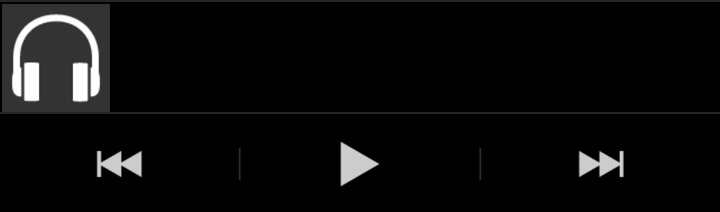
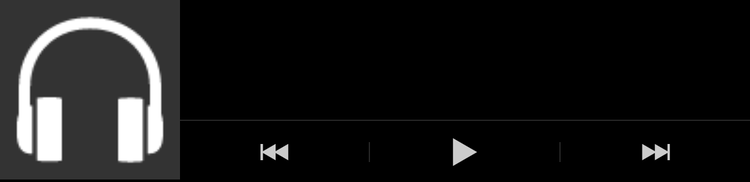

First picture: res/layout/ on a phone held upright. Second picture: the repository's own variant of that layout, on a device whose configuration matches the variant's folder. Source for both follows.
<!-- AndroidManifest.xml: application theme DarkTheme -->
<!-- res/layout/playback_controls.xml -->
<?xml version="1.0" encoding="utf-8"?>
<RelativeLayout xmlns:android="http://schemas.android.com/apk/res/android"
    android:id="@+id/RelativeLayout1"
    android:layout_width="fill_parent"
    android:layout_height="wrap_content"
    android:background="@drawable/controls_bg_holo"
    android:orientation="horizontal" >
    
    <View
        android:layout_width="fill_parent"
        android:layout_height="1dip"
        android:layout_alignParentTop="true"
        android:background="?android:attr/dividerVertical" />

    <ImageView
        android:id="@+id/controls_art"
        android:paddingTop="2dp"
        android:layout_width="56dp"
        android:layout_height="56dp"
        android:layout_alignParentLeft="true"
        android:layout_alignParentTop="true"
        android:src="@drawable/dummy_thumb" />

    <LinearLayout
        android:id="@+id/controls_text_container"
        android:layout_width="match_parent"
        android:layout_height="match_parent"
        android:layout_above="@+id/controls_buttons"
        android:layout_toRightOf="@+id/controls_art"
        android:paddingLeft="8dp"
        android:gravity="center_vertical"
        android:orientation="vertical" >

        <TextView
            android:id="@+id/controls_artist"
            android:layout_width="wrap_content"
            android:layout_height="24dp"
            android:maxLines="1" />

        <TextView
            android:id="@+id/controls_song"
            android:layout_width="wrap_content"
            android:layout_height="24dp"
            android:maxLines="1" />
    </LinearLayout>
    
    <View
        android:layout_width="fill_parent"
        android:layout_height="1dip"
        android:layout_below="@+id/controls_art"
        android:background="?android:attr/dividerVertical" />

    <LinearLayout
        android:id="@+id/controls_buttons"
        android:layout_width="fill_parent"
        android:paddingTop="2dp"
        android:layout_height="wrap_content"
        android:layout_below="@+id/controls_art"
        android:gravity="center_horizontal"
        android:orientation="horizontal" >

        <ImageButton
            android:id="@+id/button_previous"
            style="?android:attr/borderlessButtonStyle"
            android:layout_width="0dp"
            android:layout_weight="1"
            android:layout_height="wrap_content"
            android:contentDescription="@string/button_previous"
            android:src="?attr/action_previous" />
        
         <View
            android:layout_width="1dp"
            android:layout_height="match_parent"
            android:layout_marginTop="16dp"
            android:layout_marginBottom="16dp"
            android:background="?android:attr/dividerHorizontal" />

        <ImageButton
            android:id="@+id/button_play"
            style="?android:attr/borderlessButtonStyle"
            android:layout_width="0dp"
            android:layout_weight="1"
            android:layout_height="wrap_content"
            android:contentDescription="@string/button_play"
            android:src="?attr/action_play" />
        
         <View
            android:layout_width="1dp"
            android:layout_height="match_parent"
            android:layout_marginTop="16dp"
            android:layout_marginBottom="16dp"
            android:background="?android:attr/dividerHorizontal" />

        <ImageButton
            android:id="@+id/button_next"
            style="?android:attr/borderlessButtonStyle"
            android:layout_width="0dp"
            android:layout_weight="1"
            android:layout_height="wrap_content"
            android:contentDescription="@string/button_next"
            android:src="?attr/action_next" />
    </LinearLayout>

</RelativeLayout>
<!-- resources referenced by this layout -->
<resources>
  <!-- drawable controls_bg_holo (drawable) -->
  <?xml version="1.0" encoding="UTF-8"?>
  <layer-list xmlns:android="http://schemas.android.com/apk/res/android" >
     <item android:top="2dp">
        <shape android:shape="rectangle">
          <solid android:color="@color/transparent"/>
        </shape>
     </item>
  </layer-list>
  <!-- drawable dummy_thumb: png bitmap (drawable-hdpi, 751 bytes) -->
  <string name="button_next">Next</string>
  <string name="button_play">Play</string>
  <string name="button_previous">Previous</string>
  <!-- from res/values-v14/ -->
  <style name="DarkTheme" parent="android:Theme.Holo">
          
          
          <item name="action_play">@drawable/ic_play_holo_dark</item>
          <item name="action_pause">@drawable/ic_pause_holo_dark</item>
          <item name="action_next">@drawable/ic_next_holo_dark</item>
          <item name="action_previous">@drawable/ic_prev_holo_dark</item>
          <item name="action_repeat">@drawable/ic_repeat_holo_dark</item>
          <item name="action_shuffle">@drawable/ic_shuffle_holo_dark</item>
          <item name="action_expand">@drawable/navigation_expand</item>
          <item name="action_collapse">@drawable/navigation_collapse</item>
          <item name="action_new">@drawable/ic_new_holo_dark</item>
          <item name="action_drag">@drawable/ic_drag_dots_holo_dark</item>
          <item name="action_edit">@drawable/ic_edit_holo_dark</item>
          <item name="action_enqueue">@drawable/ic_enqueue_holo_dark</item>
          <item name="action_about">@drawable/ic_about_holo_dark</item>
          <item name="action_bar_songs">@drawable/title_songs_holo_dark</item>
          <item name="action_bar_artists">@drawable/title_artists_holo_dark</item>
          <item name="action_bar_albums">@drawable/title_albums_holo_dark</item>
          <item name="action_search">@drawable/ic_search_holo_dark</item>
                  
      </style>
  <color name="transparent">#00000000</color>
  <!-- drawable ic_play_holo_dark: png bitmap (drawable-xhdpi, 527 bytes) -->
  <!-- drawable ic_pause_holo_dark: png bitmap (drawable-hdpi, 199 bytes) -->
  <!-- drawable ic_next_holo_dark: png bitmap (drawable-hdpi, 447 bytes) -->
  <!-- drawable ic_prev_holo_dark: png bitmap (drawable-xhdpi, 528 bytes) -->
  <!-- drawable ic_repeat_holo_dark: png bitmap (drawable-xhdpi, 776 bytes) -->
  <!-- drawable ic_shuffle_holo_dark: png bitmap (drawable-hdpi, 639 bytes) -->
  <!-- drawable navigation_expand: png bitmap (drawable-hdpi, 523 bytes) -->
  <!-- drawable navigation_collapse: png bitmap (drawable-hdpi, 464 bytes) -->
  <!-- drawable ic_drag_dots_holo_dark: png bitmap (drawable-hdpi, 585 bytes) -->
  <!-- drawable ic_edit_holo_dark: png bitmap (drawable-hdpi, 537 bytes) -->
  <!-- drawable ic_enqueue_holo_dark: png bitmap (drawable-hdpi, 355 bytes) -->
  <!-- drawable ic_about_holo_dark: png bitmap (drawable-hdpi, 541 bytes) -->
  <!-- drawable title_songs_holo_dark: png bitmap (drawable-hdpi, 586 bytes) -->
  <!-- drawable title_artists_holo_dark: png bitmap (drawable-hdpi, 484 bytes) -->
  <!-- drawable title_albums_holo_dark: png bitmap (drawable-hdpi, 407 bytes) -->
</resources>
<!-- res/layout-large/playback_controls.xml (the repository's variant of the layout above) -->
<!-- drawn on a 7-inch tablet held upright -->
<?xml version="1.0" encoding="utf-8"?>
<RelativeLayout xmlns:android="http://schemas.android.com/apk/res/android"
    android:id="@+id/RelativeLayout1"
    android:layout_width="fill_parent"
    android:layout_height="wrap_content"
    android:background="@color/transparent"
    android:orientation="horizontal" >

    <ImageView
        android:id="@+id/controls_art"
        android:layout_width="144dp"
        android:layout_height="144dp"
        android:layout_alignParentLeft="true"
        android:layout_alignParentTop="true"
        android:src="@drawable/dummy_thumb" />

    <LinearLayout
        android:id="@+id/controls_text_container"
        android:layout_width="match_parent"
        android:layout_height="92dp"
        android:layout_alignBaseline="@+id/controls_art"
        android:layout_marginTop="4dp"
        android:layout_alignParentTop="true"
        android:layout_toRightOf="@+id/controls_art"
        android:paddingLeft="8dp"
        android:orientation="vertical" >

        <TextView
            android:id="@+id/controls_song"
            android:layout_width="wrap_content"
            android:layout_height="0dp"
            android:layout_weight="1"
            android:maxLines="1"
            android:textSize="@dimen/text_size_medium" />

        <TextView
            android:id="@+id/controls_album"
            android:layout_width="wrap_content"
            android:layout_height="0dp"
            android:layout_weight="1"
            android:maxLines="1"
            android:textSize="@dimen/text_size_medium" />

        <TextView
            android:id="@+id/controls_artist"
            android:layout_width="wrap_content"
            android:layout_height="0dp"
            android:layout_weight="1"
            android:maxLines="1"
            android:textSize="@dimen/text_size_medium" />
    </LinearLayout>
    
    <View
        android:layout_width="fill_parent"
        android:layout_height="1dp"
        android:layout_toRightOf="@+id/controls_art"
        android:layout_below="@+id/controls_text_container"
        android:background="?android:attr/dividerVertical" />

    <LinearLayout
        android:id="@+id/controls_buttons"
        android:layout_width="fill_parent"
        android:paddingTop="2dp"
        android:layout_height="wrap_content"
        android:layout_below="@+id/controls_text_container"
        android:layout_toRightOf="@+id/controls_art"
        android:gravity="center_horizontal"
        android:orientation="horizontal" >

        <ImageButton
            android:id="@+id/button_previous"
            style="?android:attr/borderlessButtonStyle"
            android:layout_width="0dp"
            android:layout_height="wrap_content"
            android:layout_weight="1"
            android:contentDescription="@string/button_previous"
            android:src="?attr/action_previous" />

        <View
            android:layout_width="1dp"
            android:layout_height="match_parent"
            android:layout_marginTop="16dp"
            android:layout_marginBottom="16dp"
            android:background="?android:attr/dividerHorizontal" />

        <ImageButton
            android:id="@+id/button_play"
            style="?android:attr/borderlessButtonStyle"
            android:layout_width="0dp"
            android:layout_height="wrap_content"
            android:layout_weight="1"
            android:contentDescription="@string/button_play"
            android:src="?attr/action_play" />

        <View
            android:layout_width="1dp"
            android:layout_height="match_parent"
            android:layout_marginTop="16dp"
            android:layout_marginBottom="16dp"
            android:background="?android:attr/dividerHorizontal" />

        <ImageButton
            android:id="@+id/button_next"
            style="?android:attr/borderlessButtonStyle"
            android:layout_width="0dp"
            android:layout_height="wrap_content"
            android:layout_weight="1"
            android:contentDescription="@string/button_next"
            android:src="?attr/action_next" />
    </LinearLayout>

</RelativeLayout>
<!-- resources referenced by the variant -->
<!-- as a 7-inch tablet held upright resolves them -->
<resources>
  <color name="transparent">#00000000</color>
  <!-- from res/values-large/ -->
  <dimen name="text_size_medium">18sp</dimen>
  <!-- drawable dummy_thumb: png bitmap (drawable-hdpi, 751 bytes) -->
  <string name="button_next">Next</string>
  <string name="button_play">Play</string>
  <string name="button_previous">Previous</string>
  <!-- from res/values-v14/ -->
  <style name="DarkTheme" parent="android:Theme.Holo">
          
          
          <item name="action_play">@drawable/ic_play_holo_dark</item>
          <item name="action_pause">@drawable/ic_pause_holo_dark</item>
          <item name="action_next">@drawable/ic_next_holo_dark</item>
          <item name="action_previous">@drawable/ic_prev_holo_dark</item>
          <item name="action_repeat">@drawable/ic_repeat_holo_dark</item>
          <item name="action_shuffle">@drawable/ic_shuffle_holo_dark</item>
          <item name="action_expand">@drawable/navigation_expand</item>
          <item name="action_collapse">@drawable/navigation_collapse</item>
          <item name="action_new">@drawable/ic_new_holo_dark</item>
          <item name="action_drag">@drawable/ic_drag_dots_holo_dark</item>
          <item name="action_edit">@drawable/ic_edit_holo_dark</item>
          <item name="action_enqueue">@drawable/ic_enqueue_holo_dark</item>
          <item name="action_about">@drawable/ic_about_holo_dark</item>
          <item name="action_bar_songs">@drawable/title_songs_holo_dark</item>
          <item name="action_bar_artists">@drawable/title_artists_holo_dark</item>
          <item name="action_bar_albums">@drawable/title_albums_holo_dark</item>
          <item name="action_search">@drawable/ic_search_holo_dark</item>
                  
      </style>
  <!-- drawable ic_play_holo_dark: png bitmap (drawable-xhdpi, 527 bytes) -->
  <!-- drawable ic_pause_holo_dark: png bitmap (drawable-hdpi, 199 bytes) -->
  <!-- drawable ic_next_holo_dark: png bitmap (drawable-hdpi, 447 bytes) -->
  <!-- drawable ic_prev_holo_dark: png bitmap (drawable-xhdpi, 528 bytes) -->
  <!-- drawable ic_repeat_holo_dark: png bitmap (drawable-xhdpi, 776 bytes) -->
  <!-- drawable ic_shuffle_holo_dark: png bitmap (drawable-hdpi, 639 bytes) -->
  <!-- drawable navigation_expand: png bitmap (drawable-hdpi, 523 bytes) -->
  <!-- drawable navigation_collapse: png bitmap (drawable-hdpi, 464 bytes) -->
  <!-- drawable ic_drag_dots_holo_dark: png bitmap (drawable-hdpi, 585 bytes) -->
  <!-- drawable ic_edit_holo_dark: png bitmap (drawable-hdpi, 537 bytes) -->
  <!-- drawable ic_enqueue_holo_dark: png bitmap (drawable-hdpi, 355 bytes) -->
  <!-- drawable ic_about_holo_dark: png bitmap (drawable-hdpi, 541 bytes) -->
  <!-- drawable title_songs_holo_dark: png bitmap (drawable-hdpi, 586 bytes) -->
  <!-- drawable title_artists_holo_dark: png bitmap (drawable-hdpi, 484 bytes) -->
  <!-- drawable title_albums_holo_dark: png bitmap (drawable-hdpi, 407 bytes) -->
</resources>
